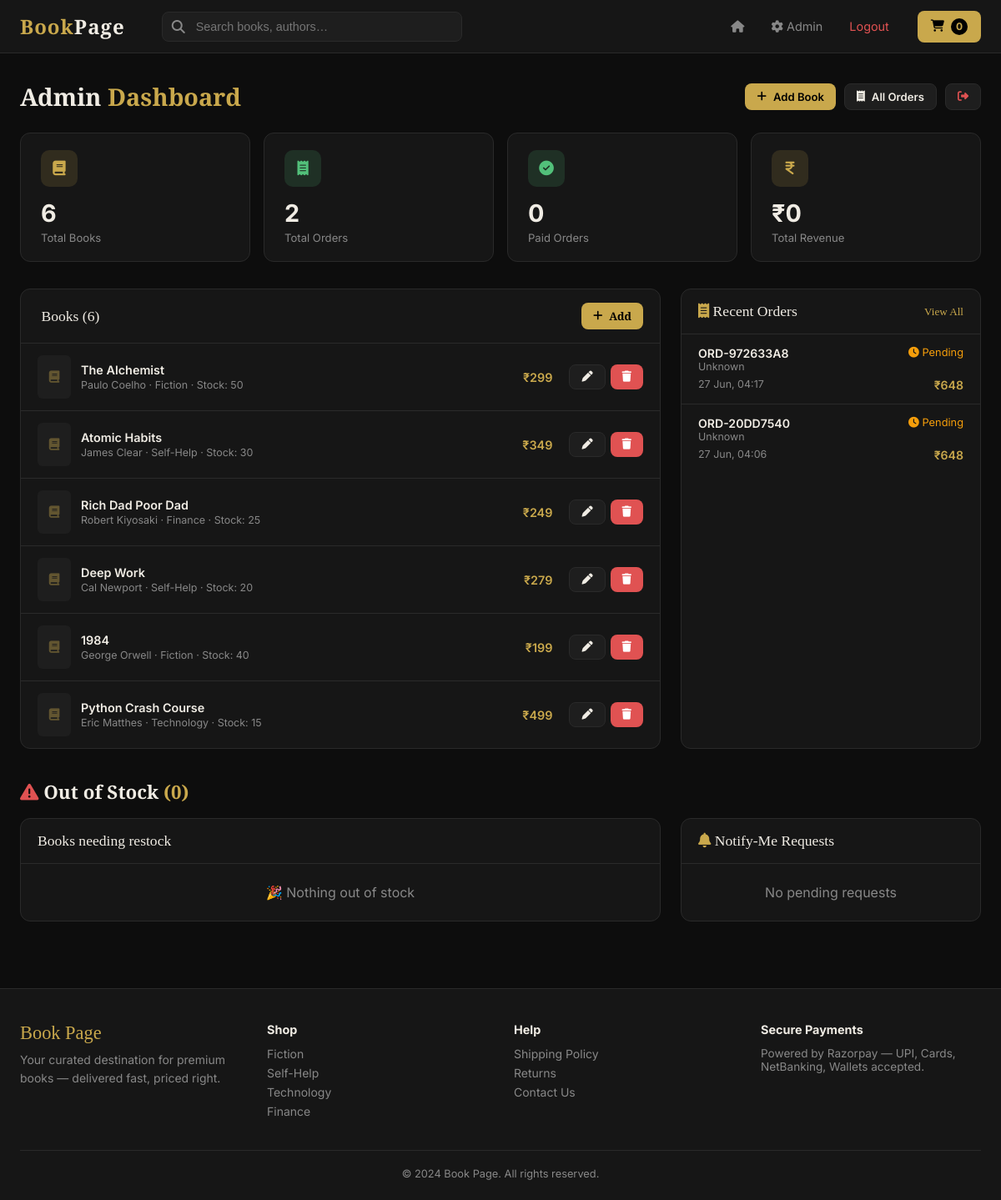
Page /admin (signed in) on the committed database.
### app.py (models this page shows)
class Book(db.Model):
    id          = db.Column(db.Integer, primary_key=True)
    title       = db.Column(db.String(200), nullable=False)
    author      = db.Column(db.String(200), nullable=False)
    description = db.Column(db.Text, default="")
    price       = db.Column(db.Float, nullable=False)
    original_price = db.Column(db.Float, default=0)
    category    = db.Column(db.String(100), default="General")
    stock       = db.Column(db.Integer, default=10)
    image       = db.Column(db.String(300), default="")
    rating      = db.Column(db.Float, default=4.0)
    featured    = db.Column(db.Boolean, default=False)
    created_at  = db.Column(db.DateTime, default=datetime.utcnow)

class Order(db.Model):
    id              = db.Column(db.Integer, primary_key=True)
    order_id        = db.Column(db.String(100), unique=True)
    razorpay_order_id = db.Column(db.String(100))
    razorpay_payment_id = db.Column(db.String(100))
    customer_name   = db.Column(db.String(200))
    customer_email  = db.Column(db.String(200))
    customer_phone  = db.Column(db.String(20))
    customer_address = db.Column(db.Text)
    items_json      = db.Column(db.Text)
    total_amount    = db.Column(db.Float)
    status          = db.Column(db.String(50), default="pending")
    created_at      = db.Column(db.DateTime, default=datetime.utcnow)

### app.py (the view)
@app.route("/admin")
@admin_required
def admin_dashboard():
    books  = Book.query.order_by(Book.created_at.desc()).all()
    orders = Order.query.order_by(Order.created_at.desc()).limit(20).all()
    out_of_stock = Book.query.filter(Book.stock <= 0).all()
    pending_requests = StockRequest.query.filter_by(fulfilled=False).order_by(StockRequest.created_at.desc()).all()
    stats  = {
        "total_books":  Book.query.count(),
        "total_orders": Order.query.count(),
        "paid_orders":  Order.query.filter_by(status="paid").count(),
        "revenue":      db.session.query(db.func.sum(Order.total_amount)).filter_by(status="paid").scalar() or 0
    }
    return render_template("admin_dashboard.html", books=books, orders=orders, stats=stats,
                           out_of_stock=out_of_stock, pending_requests=pending_requests)

### app.py (called while the page is built)
def admin_required(f):
    from functools import wraps
    @wraps(f)
    def decorated(*args, **kwargs):
        if not session.get("admin"):
            return redirect(url_for("admin_login"))
        return f(*args, **kwargs)
    return decorated

### templates/admin_dashboard.html (shortened to what this page needs)
{% extends "base.html" %}
{% block content %}
<div class="admin-wrap">
  <div style="display:flex;align-items:center;justify-content:space-between;margin-bottom:24px">
    <h1 style="font-family:var(--font-serif);font-size:1.8rem">Admin <span style="color:var(--gold)">Dashboard</span></h1>
    <div style="display:flex;gap:10px">
      <a href="/admin/book/add" class="btn btn-gold btn-sm"><i class="fas fa-plus"></i> Add Book</a>
      <a href="/admin/orders" class="btn btn-ghost btn-sm"><i class="fas fa-receipt"></i> All Orders</a>
      <a href="/admin/logout" class="btn btn-ghost btn-sm" style="color:var(--red)"><i class="fas fa-sign-out-alt"></i></a>
    </div>
  </div>
  <div class="stats-row">
    <div class="stat-card">
      <div class="stat-icon" style="background:rgba(201,168,76,.15)"><i class="fas fa-book" style="color:var(--gold)"></i></div>
      <div class="stat-num">{{ stats.total_books }}</div>
      <div class="stat-label">Total Books</div>
    </div>
    <div class="stat-card">
      <div class="stat-icon" style="background:rgba(82,192,122,.15)"><i class="fas fa-receipt" style="color:var(--green)"></i></div>
      <div class="stat-num">{{ stats.total_orders }}</div>
      <div class="stat-label">Total Orders</div>
    </div>
    <div class="stat-card">
      <div class="stat-icon" style="background:rgba(82,192,122,.15)"><i class="fas fa-check-circle" style="color:var(--green)"></i></div>
      <div class="stat-num">{{ stats.paid_orders }}</div>
      <div class="stat-label">Paid Orders</div>
    </div>
    <div class="stat-card">
      <div class="stat-icon" style="background:rgba(201,168,76,.15)"><i class="fas fa-indian-rupee-sign" style="color:var(--gold)"></i></div>
      <div class="stat-num">₹{{ stats.revenue|int }}</div>
      <div class="stat-label">Total Revenue</div>
    </div>
  </div>
  <div class="admin-grid">
    <div class="panel">
      <div class="panel-head">
        <span> Books ({{ books|length }})</span>
        <a href="/admin/book/add" class="btn btn-gold btn-sm"><i class="fas fa-plus"></i> Add</a>
      </div>
      {% for book in books %}
      <div class="book-row" id="br-{{ book.id }}">
        {% if book.image %}
          <img src="/static/uploads/{{ book.image }}" class="book-thumb" alt="">
        {% else %}
          <div class="book-thumb-ph"><i class="fas fa-book" style="color:var(--gold);opacity:.4;font-size:.9rem"></i></div>
        {% endif %}
        <div class="book-row-info">
          <div class="book-row-title">{{ book.title }}</div>
          <div class="book-row-meta">{{ book.author }} · {{ book.category }} · Stock: {{ book.stock }}</div>
        </div>
        <span class="book-row-price">₹{{ book.price|int }}</span>
        <div class="book-row-actions">
          <a href="/admin/book/edit/{{ book.id }}" class="btn btn-ghost btn-sm"><i class="fas fa-pen"></i></a>
          <button class="btn btn-red btn-sm" onclick="deleteBook({{ book.id }})"><i class="fas fa-trash"></i></button>
        </div>
      </div>
      {% endfor %}
    </div>
    <div class="panel">
      <div class="panel-head">
        <span><i class="fas fa-receipt" style="color:var(--gold)"></i> Recent Orders</span>
        <a href="/admin/orders" style="font-size:.82rem;color:var(--gold)">View All</a>
      </div>
      {% for order in orders %}
      <div class="order-row">
        <div style="display:flex;justify-content:space-between;align-items:flex-start">
          <div>
            <div style="font-size:.88rem;font-weight:600">{{ order.order_id }}</div>
            <div style="font-size:.78rem;color:var(--dim)">{{ order.customer_name or 'Unknown' }}</div>
          </div>
          <span class="status-{{ order.status }}">
            {% if order.status == 'paid' %}<i class="fas fa-check-circle"></i> Paid
            {% elif order.status == 'failed' %}<i class="fas fa-times-circle"></i> Failed
            {% else %}<i class="fas fa-clock"></i> Pending{% endif %}
          </span>
        </div>
        <div style="display:flex;justify-content:space-between;margin-top:6px">
          <span style="font-size:.78rem;color:var(--dim)">{{ order.created_at.strftime('%d %b, %H:%M') }}</span>
          <span style="font-size:.88rem;font-weight:600;color:var(--gold)">₹{{ order.total_amount|int }}</span>
        </div>
      </div>
      {% endfor %}
    </div>
  </div>
  <h2 class="section-title-panel"><i class="fas fa-triangle-exclamation" style="color:var(--red)"></i> Out of Stock <span style="color:var(--gold)">({{ out_of_stock|length }})</span></h2>
  <div class="admin-grid">
    <div class="panel">
      <div class="panel-head"><span>Books needing restock</span></div>
      {% if not out_of_stock %}<p style="padding:24px;color:var(--dim);text-align:center">🎉 Nothing out of stock</p>{% endif %}
    </div>
    <div class="panel">
      <div class="panel-head"><span><i class="fas fa-bell" style="color:var(--gold)"></i> Notify-Me Requests</span></div>
      {% if not pending_requests %}<p style="padding:24px;color:var(--dim);text-align:center">No pending requests</p>{% endif %}
    </div>
  </div>
</div>
{% endblock %}

### templates/base.html (shortened to what this page needs)
<!DOCTYPE html>
<html lang="en">
<head>
<link rel="stylesheet" href="https://cdnjs.cloudflare.com/ajax/libs/font-awesome/6.5.0/css/all.min.css">
</head>
<body>
<nav>
  <a href="/" class="nav-logo">Book<span>Page</span></a>
  <form class="nav-search" action="/" method="get" autocomplete="off">
    <i class="fas fa-search"></i>
    <input type="text" id="nav-search-input" name="q" placeholder="Search books, authors…" value="{{ request.args.get('q','') }}">
  </form>
  <div class="nav-links">
    <a href="/"><i class="fas fa-home"></i></a>
    {% if session.get('admin') %}
    <a href="/admin"><i class="fas fa-cog"></i> Admin</a>
    <a href="/admin/logout" style="color:var(--red)">Logout</a>
    {% endif %}
  </div>
  <a href="/cart" class="cart-btn">
    <i class="fas fa-shopping-cart"></i>
    <span id="cart-count-nav" class="cart-count">0</span>
  </a>
</nav>
{% block content %}{% endblock %}
<footer>
  <div class="footer-inner">
    <div>
      <div class="footer-brand">Book Page</div>
      <p class="footer-sub">Your curated destination for premium books — delivered fast, priced right.</p>
    </div>
    <div class="footer-links">
      <h4>Shop</h4>
      <a href="/?category=Fiction">Fiction</a>
      <a href="/?category=Self-Help">Self-Help</a>
      <a href="/?category=Technology">Technology</a>
      <a href="/?category=Finance">Finance</a>
    </div>
    <div class="footer-links">
      <h4>Help</h4>
      <a href="#">Shipping Policy</a>
      <a href="#">Returns</a>
      <a href="#">Contact Us</a>
    </div>
    <div class="footer-links">
      <h4>Secure Payments</h4>
      <p style="color:var(--dim);font-size:.85rem">Powered by Razorpay — UPI, Cards, NetBanking, Wallets accepted.</p>
    </div>
  </div>
  <div class="footer-bottom">&copy; 2024 Book Page. All rights reserved.</div>
</footer>
</body>
</html>

### templates/base.html (style rules this page uses)
:root { --bg: #0d0d0d; --bg2: #161616; --bg3: #1e1e1e; --border: #2a2a2a; --gold: #c9a84c; --gold2: #e8c97a; --text: #f0ece4; --dim: #888; --red: #e05252; --green: #52c07a; --radius: 12px; --font-serif: 'Playfair Display', Georgia, serif; --font-sans: 'Inter', sans-serif; }
*,*::before,*::after { box-sizing:border-box;margin:0;padding:0 }
body { background:var(--bg);color:var(--text);font-family:var(--font-sans);min-height:100vh }
a { color:inherit;text-decoration:none }
button { cursor:pointer;font-family:var(--font-sans) }
nav { background:var(--bg2);border-bottom:1px solid var(--border);padding:0 24px;display:flex;align-items:center;gap:20px;height:64px;position:sticky;top:0;z-index:100 }
.nav-logo { font-family:var(--font-serif);font-size:1.5rem;color:var(--gold);font-weight:700;letter-spacing:1px }
.nav-logo span { color:var(--text) }
.nav-links { display:flex;gap:4px;margin-left:auto;align-items:center }
.nav-links a { padding:8px 14px;border-radius:8px;font-size:.9rem;color:var(--dim);transition:.2s }
.nav-search { flex:1;max-width:360px;margin-left:24px;position:relative }
.nav-search input { width:100%;background:var(--bg3);border:1px solid var(--border);border-radius:8px;padding:9px 14px 9px 40px;color:var(--text);font-size:.9rem;outline:none;transition:.2s }
.nav-search i { position:absolute;left:12px;top:50%;transform:translateY(-50%);color:var(--dim) }
.cart-btn { background:var(--gold);color:#000;border:none;border-radius:8px;padding:9px 16px;font-weight:600;font-size:.9rem;display:flex;align-items:center;gap:8px;transition:.2s }
.cart-count { background:#000;color:var(--gold);border-radius:50%;width:20px;height:20px;display:flex;align-items:center;justify-content:center;font-size:.75rem;font-weight:700 }
footer { background:var(--bg2);border-top:1px solid var(--border);padding:40px 24px 24px;margin-top:80px }
.footer-inner { max-width:1200px;margin:0 auto;display:grid;grid-template-columns:repeat(auto-fit,minmax(200px,1fr));gap:32px }
.footer-brand { font-family:var(--font-serif);font-size:1.4rem;color:var(--gold);margin-bottom:8px }
.footer-sub { color:var(--dim);font-size:.875rem;line-height:1.6 }
.footer-links h4 { color:var(--text);font-size:.9rem;margin-bottom:12px }
.footer-links a { display:block;color:var(--dim);font-size:.875rem;margin-bottom:6px;transition:.2s }
.footer-bottom { text-align:center;color:var(--dim);font-size:.8rem;margin-top:32px;padding-top:20px;border-top:1px solid var(--border) }
.btn { display:inline-flex;align-items:center;gap:8px;padding:10px 20px;border-radius:8px;font-size:.9rem;font-weight:600;border:none;transition:.2s;cursor:pointer }
.btn-gold { background:var(--gold);color:#000 }
.btn-red { background:var(--red);color:#fff }
.btn-ghost { background:var(--bg3);color:var(--text);border:1px solid var(--border) }
.btn-sm { padding:7px 14px;font-size:.82rem }

### rows in the picture
Book: title "The Alchemist", author "Paulo Coelho", category "Fiction", stock "50", price "299"
Book: title "Atomic Habits", author "James Clear", category "Self-Help", stock "30", price "349"
Book: title "Rich Dad Poor Dad", author "Robert Kiyosaki", category "Finance", stock "25", price "249"
Book: title "Deep Work", author "Cal Newport", category "Self-Help", stock "20", price "279"
Book: title "1984", author "George Orwell", category "Fiction", stock "40", price "199"
Book: title "Python Crash Course", author "Eric Matthes", category "Technology", stock "15", price "499"
Order: order_id "ORD-972633A8", customer_name "Unknown", status "Pending", created_at "27 Jun, 04:17", total_amount "648"
Order: order_id "ORD-20DD7540", customer_name "Unknown", status "Pending", created_at "27 Jun, 04:06", total_amount "648"

### other values in the picture
{{ stats.total_books }} "6"
{{ stats.total_orders }} "2"
{{ stats.paid_orders }} "0"
{{ stats.revenue|int }} "0"
{{ books|length }} "6"
{{ out_of_stock|length }} "0"
